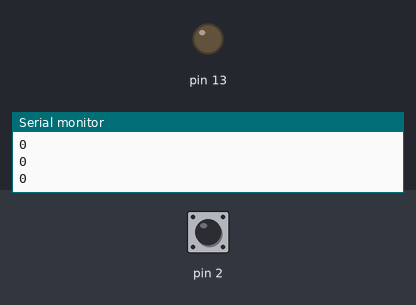
The sketch below on a simulated Arduino Uno, built with avr-gcc and run on an emulated ATmega328P. Shown: output pins drawn as LEDs (lit = HIGH), the last lines printed to the serial monitor. Inputs (shaded band) come from the test bench; at power-on: pin 2 HIGH.

Above: at 1.2 s.
1.3 s: pin 2 pulled LOW for 0.15 s
At 1.4 s:
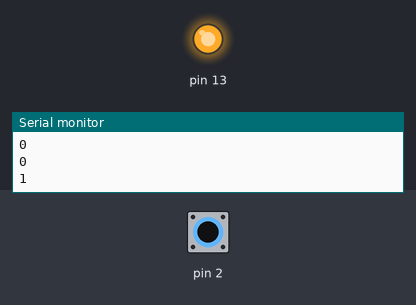
3.0 s: pin 2 pulled LOW for 3.2 s
At 6.7 s:
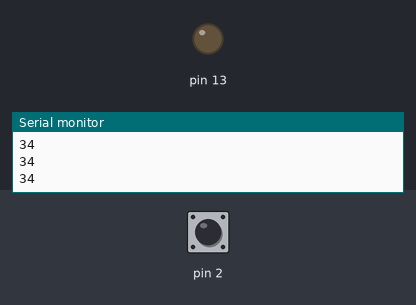
Timing chart, 0 to 8.2 s (numbered marks = the images above; inputs shaded):
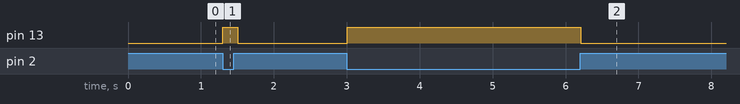

Measured:
- after the input at 1.3 s, pin 13: LOW → HIGH at once, → LOW 0.20 s later
- after the input at 3.0 s, pin 13: LOW → HIGH at once, → LOW 3.2 s later

The sketch:

ButtonAsSwitch.ino
```cpp
int btnout;
int score = 0;

void setup() {
  Serial.begin(9600);
  pinMode(13,OUTPUT);
  pinMode(2,INPUT_PULLUP);
}

void loop() {
  btnout = digitalRead(2);
  if (btnout == 0) {
    digitalWrite(13,HIGH);
    score = score+1;
  }
  else digitalWrite(13,LOW);
  Serial.println(score);
  delay(100);
}
```
